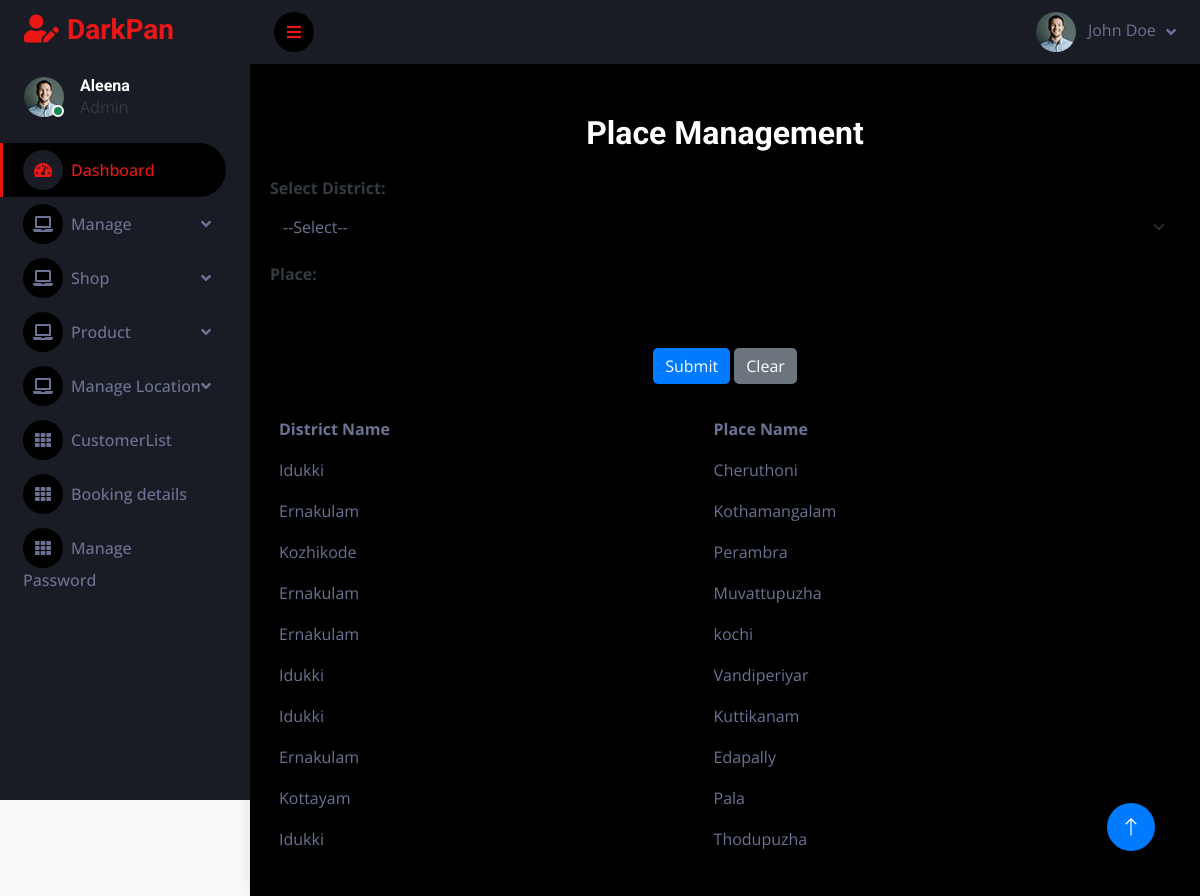
The page /Project/Admin/Place.php on the database its author committed.
### tables this page shows
CREATE TABLE `tbl_place` (
  `place_id` int(11) NOT NULL,
  `place_name` varchar(50) NOT NULL,
  `district_id` int(11) NOT NULL
);

CREATE TABLE `tbl_district` (
  `district_id` int(11) NOT NULL,
  `district_name` varchar(30) NOT NULL
);

### Project/Admin/Place.php (the view, shortened to what this page needs)
<?php
include("../Assets/Connection/connection.php");
include("Head.php");
		?>
<!DOCTYPE html PUBLIC "-//W3C//DTD XHTML 1.0 Transitional//EN" "http://www.w3.org/TR/xhtml1/DTD/xhtml1-transitional.dtd">
<html xmlns="http://www.w3.org/1999/xhtml">
<head>
</head>
<body>
    <div class="container">
        <h2 class="mb-4 text-center">Place Management</h2>
        <form name="form1" method="post" action="">
            <div class="mb-3">
                <label for="sel_dis" class="form-label">Select District:</label>
                <select required name="sel_dis" id="sel_dis" class="form-select">
                    <option>--Select--</option>
                </select>
            </div>
            <div class="mb-3">
                <label for="txt_place" class="form-label">Place:</label>
                <input required type="text" name="txt_place" id="txt_place" class="form-control" />
            </div>
            <div class="text-center">
                <button type="submit" name="btn_submit" id="btn_submit" class="btn btn-primary">Submit</button>
                <button type="reset" name="btn_clear" id="btn_clear" class="btn btn-secondary">Clear</button>
            </div>
        </form>
        <table class="table table-bordered table-striped mt-4">
            <thead>
                <tr>
                    <th>District Name</th>
                    <th>Place Name</th>
                </tr>
            </thead>
            <tbody>
                <?php
                $selQry = "SELECT tbl_place.*, tbl_district.district_name FROM tbl_place INNER JOIN tbl_district ON tbl_place.district_id = tbl_district.district_id";
                $result = $con->query($selQry);
                while ($row = $result->fetch_assoc()) {
                ?>
                <tr>
                    <td><?php echo htmlspecialchars($row['district_name']); ?></td>
                    <td><?php echo htmlspecialchars($row['place_name']); ?></td>
                </tr>
                <?php
                }
                ?>
            </tbody>
</html>
<?php
            include("Foot.php");
?>

### Project/Assets/Templates/Admin/css/style.css (style rules this page uses)
:root { --primary: #EB1616; --secondary: #191C24; --light: #6C7293; --dark: #000000; }
.btn { transition: .5s; }

### Project/Admin/Place.php (style rules this page uses)
body { background-color: #f8f9fa; color: #343a40; }
.container { margin-top: 30px; padding: 20px; background-color: black; border-radius: 0.5rem; box-shadow: 0 0 15px rgba(0, 0, 0, 0.1); }
.form-label { font-weight: bold; }
.btn-primary { background-color: #007bff; border: none; }
.btn-secondary { background-color: #6c757d; border: none; }
.table { margin-top: 20px; }

### rows shown on the page
tbl_place: district.district_name "Idukki", place_name "Cheruthoni"
tbl_place: district.district_name "Ernakulam", place_name "Kothamangalam"
tbl_place: district.district_name "Kozhikode", place_name "Perambra"
tbl_place: district.district_name "Ernakulam", place_name "Muvattupuzha"
tbl_place: district.district_name "Ernakulam", place_name "kochi"
tbl_place: district.district_name "Idukki", place_name "Vandiperiyar"
tbl_place: district.district_name "Idukki", place_name "Kuttikanam"
tbl_place: district.district_name "Ernakulam", place_name "Edapally"
tbl_place: district.district_name "Kottayam", place_name "Pala"
tbl_place: district.district_name "Idukki", place_name "Thodupuzha"
